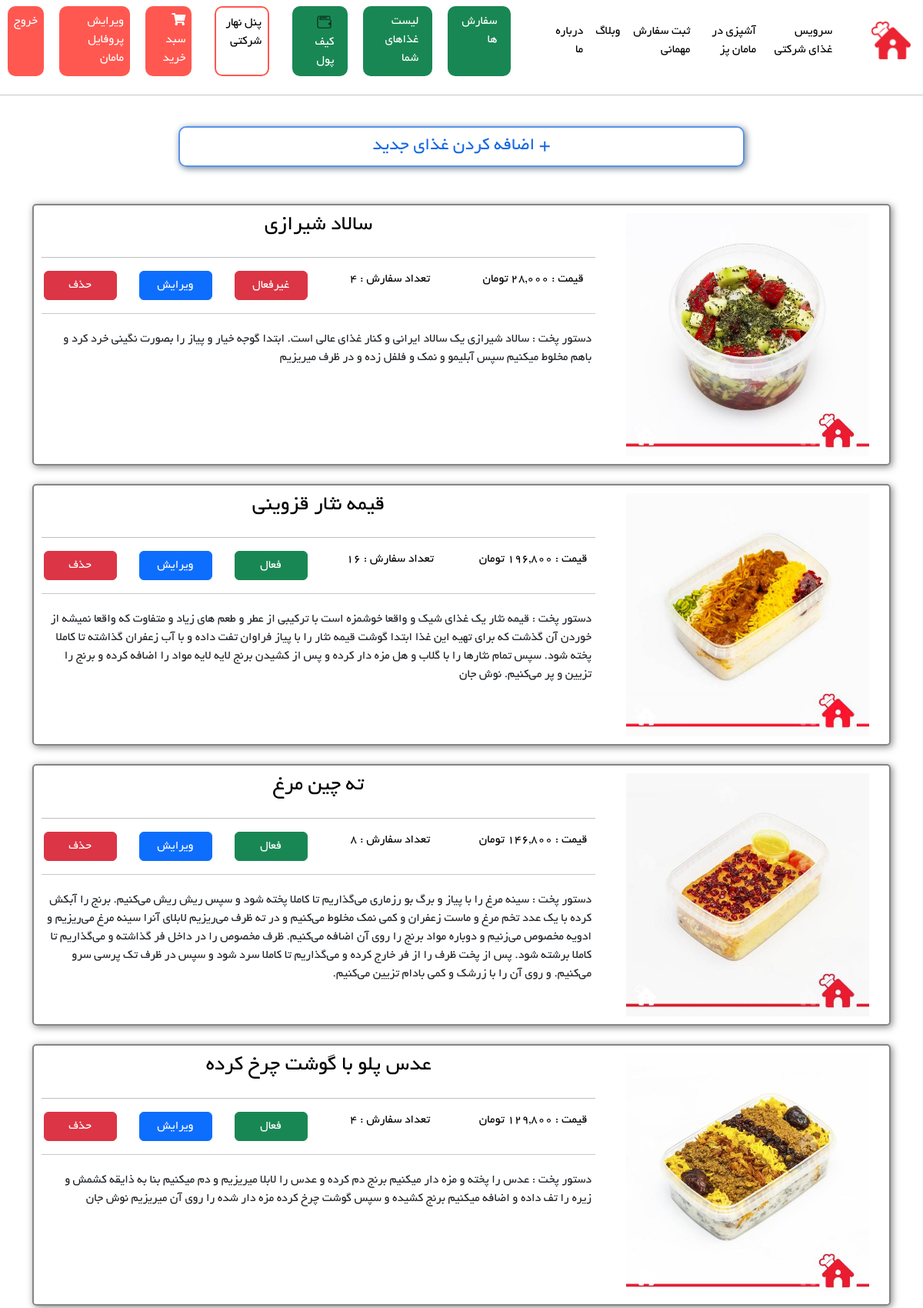
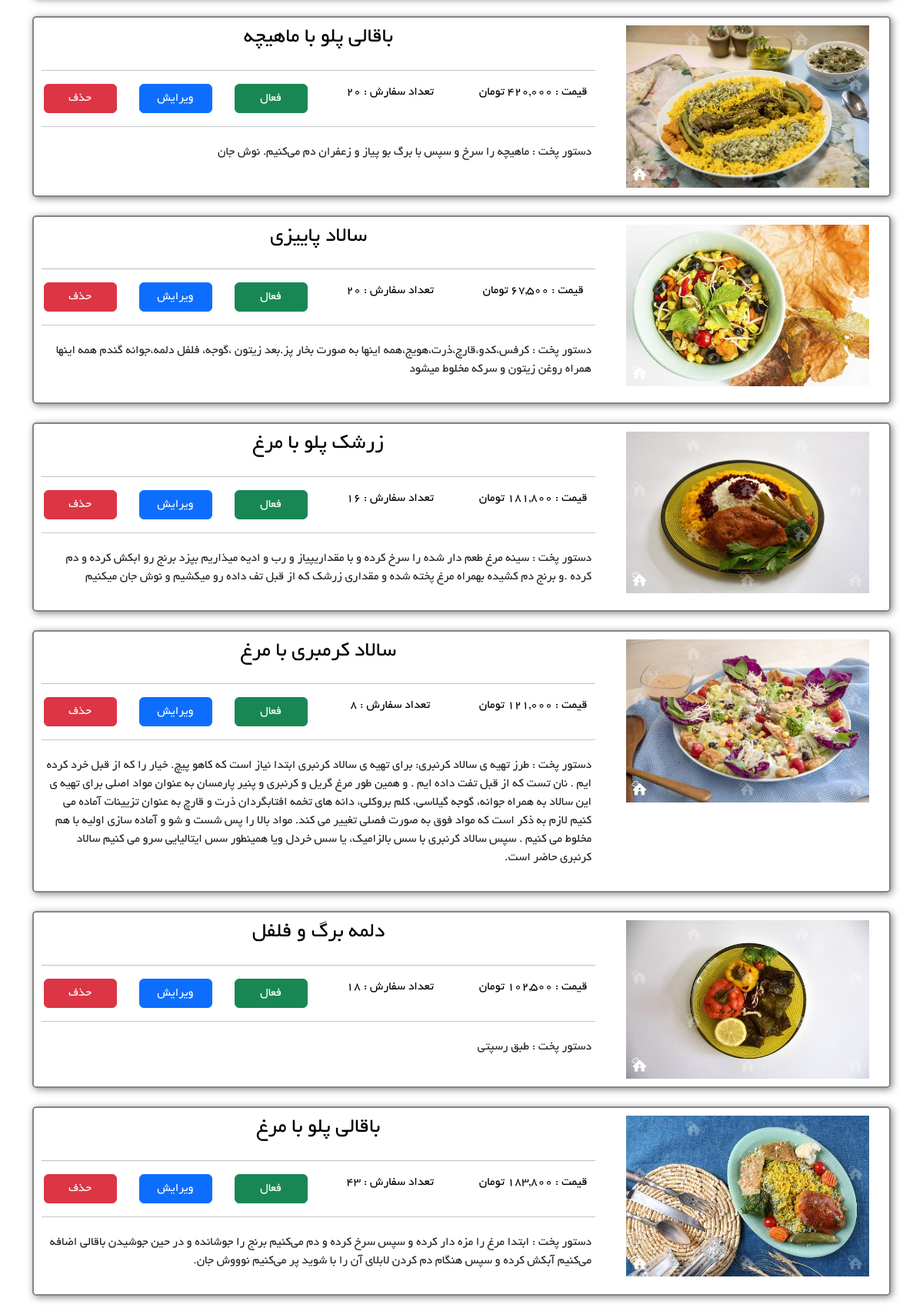
The page /foods/PerMomFoodsList (signed in, upper part) on the database its author committed (2 pictures, top to bottom).
### Food/models.py (models this page shows, shortened)
class FoodsModel(models.Model):
    mom = models.ForeignKey(MomsModel, on_delete=models.CASCADE)
    food_name = models.CharField(max_length=100)
    food_price = models.IntegerField()
    food_recipe = models.CharField(max_length=500)
    food_order = models.IntegerField(editable=False, default=0)
    food_photo = models.ImageField(upload_to='foods_picture')
    is_active = models.BooleanField(default=True)
    class Meta:
        db_table = 'Foods'
        verbose_name = 'Food'
        verbose_name_plural = 'Foods'

### Food/views.py (the view)
# urls.py: path('PerMomFoodsList', views.PerMomFoodsList, name='PerMomFoodsList'),
def PerMomFoodsList(request):
    foodsList: FoodsModel = FoodsModel.objects.filter(mom__user_id=request.user.id).order_by('-id')
    context = {
        "foodsList": foodsList,
    }
    return render(request, 'Food/PerMomFoodsList.html', context)

### Food/templates/Food/PerMomFoodsList.html
{% extends 'base/layout.html' %}
{% load static %}
{% load humanize %}
{% block HeaderLinks %}
    <link rel="stylesheet" href="{% static 'css/Moms/PerMomFoodsList-style.css' %}">
{% endblock %}
{% block main %}
    <div class="row text-center">
        <div class="col-2"></div>
        <div class="col-8">
            <a href="{% url 'addFood' %}">
                <div id="addNewFood">
                    <h4>+ اضافه کردن غذای جدید</h4>
                </div>
            </a>
        </div>
        <div class="col-2"></div>
    </div>
    <br/>
    <br/>
    {% for food in foodsList %}
        <div class="row">
            <div class="col-md-12">
                <a class="food-box-link" href="">
                    <div class="food-box">
                        <div class="row text-center">
                            <div class="col-md-4">
                                <img class="food-img" src="{{ food.food_photo.url }}"/>
                            </div>
                            <div class="col-md-8">
                                <div class="row">
                                    <div class="col-md-12">
                                        <h3>{{ food.food_name }}</h3>
                                    </div>
                                </div>
                                <hr/>
                                <div class="row d-flex align-items-center">
                                    <div class="col-md-3">
                                        <p>قیمت : {{ food.food_price|intcomma }} تومان</p>
                                    </div>
                                    <div class="col-md-3">
                                        <p>تعداد سفارش : {{ food.food_order }}</p>
                                    </div>
                                    <div class="col-md-2">
                                        {% if food.is_active %}
                                            <a class="btn btn-success">فعال</a>
                                        {% else %}
                                            <a class="btn btn-danger">غیرفعال</a>
                                        {% endif %}
                                    </div>
                                    <div class="col-md-2">
                                        <a href="{% url 'UpdateFood' food_id=food.id %}" class="btn btn-primary">ویرایش</a>
                                    </div>
                                    <div class="col-md-2">
                                        <a href="{% url 'RemoveFood' food_id=food.id %}" class="btn btn-danger">حذف</a>
                                    </div>
                                </div>
                                <hr>
                                <div class="row" style="height: 50%">
                                    <div class="col-md-12">
                                        <div class="food-recipe">
                                            <p> دستور پخت : {{ food.food_recipe }}</p>
                                        </div>
                                    </div>
                                </div>
                            </div>
                        </div>
                    </div>
                </a>
            </div>
        </div>
        <br/>
    {% endfor %}
{% endblock %}

### static/css/base/layout-style.css (style rules this page uses)
body { font-family: 'Yekan'; direction: rtl; }
body { direction: rtl; }
a { text-decoration: none; color: black; }
body { margin-bottom: 100px; }

### static/css/Moms/PerMomFoodsList-style.css (style rules this page uses)
#addNewFood { border: 2px solid rgba(12, 99, 228, 0.69); border-radius: 10px; box-shadow: 2px 2px 10px slategray; color: rgba(12, 99, 228, 0.96); }
#addNewFood h4 { margin: 0; padding: 10px; }
.food-box { border: 2px solid rgba(128, 128, 128, 0.96); border-radius: 5px; padding: 10px ; box-shadow: 2px 2px 10px rgba(70, 70, 70, 0.65); }
.food-box-link { display: contents; }
.food-img { width: 85%; }
.food-recipe { padding: 5px; }
.food-recipe p { text-align: right; width: 100%; }
.btn { width: 95px; }

### rows shown on the page
FoodsModel: food_photo (picture), food_name "سالاد شیرازی", food_price "28,000", food_order "4", is_active "غیرفعال", food_recipe "سالاد شیرازی یک سالاد ایرانی و کنار غذای عالی است. ابتدا گوجه خیار و پیاز را بصورت نگینی خرد کرد و باهم مخلوط میکنیم سپس آبلیمو و نمک و فلفل زده و در ظرف میریزیم"
FoodsModel: food_photo (picture), food_name "قیمه نثار قزوینی", food_price "196,800", food_order "16", is_active "فعال", food_recipe "قیمه نثار یک غذای شیک و واقعا خوشمزه است با ترکیبی از عطر و طعم های زیاد و متفاوت که واقعا نمیشه از خوردن آن گذشت که برای تهیه این غذا ابتدا گوشت قیمه نثار را با پیاز فراوان تفت داده و با آب زعفران گذاشته تا کاملا پخته شود. سپس تمام نثارها را با گلاب و هل مزه دار کرده و پس از کشیدن برنج لایه لایه مواد را اضافه کرده و برنج را تزیین و پر می‌کنیم. نوش جان"
FoodsModel: food_photo (picture), food_name "ته چین مرغ", food_price "146,800", food_order "8", is_active "فعال", food_recipe "سینه مرغ را با پیاز و برگ بو رزماری می‌گذاریم تا کاملا پخته شود و سپس ریش ریش می‌کنیم. برنج را آبکش کرده با یک عدد تخم مرغ و ماست زعفران و کمی نمک مخلوط می‌کنیم و در ته ظرف می‌ریزیم لابلای آنرا سینه مرغ می‌ریزیم و ادویه مخصوص می‌زنیم و دوباره مواد برنج را روی آن اضافه می‌کنیم. ظرف مخصوص را در داخل فر گذاشته و می‌گذاریم تا کاملا برشته شود. پس از پخت ظرف را از فر خارج کرده و می‌گذاریم تا کاملا سرد شود و سپس در ظرف تک پرسی سرو می‌کنیم. و روی آن را با زرشک و کمی بادام تزیین می‌کنیم."
FoodsModel: food_photo (picture), food_name "عدس پلو با گوشت چرخ کرده", food_price "129,800", food_order "4", is_active "فعال", food_recipe "عدس را پخته و مزه دار میکنیم برنج دم‌ کرده و عدس را لابلا میریزیم و دم میکنیم بنا به ذایقه کشمش و زیره را تف داده و اضافه میکنیم برنج کشیده و سپس گوشت چرخ کرده مزه دار شده را روی آن میریزیم نوش جان"
FoodsModel: food_photo (picture), food_name "باقالی پلو با ماهیچه", food_price "420,000", food_order "20", is_active "فعال", food_recipe "ماهیچه را سرخ و سپس با برگ بو پیاز و زعفران دم می‌کنیم. نوش جان"
FoodsModel: food_photo (picture), food_name "سالاد پاییزی", food_price "67,500", food_order "20", is_active "فعال", food_recipe "کرفس،کدو،قارچ،ذرت،هویج،همه اینها به صورت بخار پز.بعد زیتون ،گوجه، فلفل دلمه،جوانه گندم همه اینها همراه روغن زیتون و سرکه مخلوط میشود"
FoodsModel: food_photo (picture), food_name "زرشک پلو با مرغ", food_price "181,800", food_order "16", is_active "فعال", food_recipe "سینه مرغ طعم دار شده را سرخ کرده و با مقداریپیاز و رب و ادیه میذاریم بپزد برنج رو ابکش کرده و دم کرده .و برنج دم کشیده بهمراه مرغ پخته شده و مقداری زرشک که از قبل تف داده رو میکشیم و نوش جان میکنیم"
FoodsModel: food_photo (picture), food_name "سالاد کرمبری با مرغ", food_price "121,000", food_order "8", is_active "فعال", food_recipe "طرز تهیه ی سالاد کرنبری: برای تهیه ی سالاد کرنبری ابتدا نیاز است که کاهو پیچ. خیار را که از قبل خرد کرده ایم . نان تست که از قبل تفت داده ایم . و همین طور مرغ گریل و کرنبری و پنیر پارمسان به عنوان مواد اصلی برای تهیه ی این سالاد به همراه جوانه، گوجه گیلاسی، کلم بروکلی، دانه های تخمه افتابگردان ذرت و قارچ به عنوان تزیینات آماده می کنیم لازم به ذکر است که مواد فوق به صورت فصلی تغییر می کند. مواد بالا را پس شست و شو و آماده سازی اولیه با هم مخلوط می کنیم . سپس سالاد کرنبری با سس بالزامیک، یا سس خردل ویا همینطور سس ایتالیایی سرو می کنیم سالاد کرنبری حاضر است."
FoodsModel: food_photo (picture), food_name "دلمه برگ و فلفل", food_price "102,500", food_order "18", is_active "فعال", food_recipe "طبق رسپتی"
FoodsModel: food_photo (picture), food_name "باقالی پلو با مرغ", food_price "183,800", food_order "43", is_active "فعال", food_recipe "ابتدا مرغ را مزه دار کرده و سپس سرخ کرده و دم می‌کنیم برنج را جوشانده و در حین جوشیدن باقالی اضافه می‌کنیم آبکش کرده و سپس هنگام دم کردن لابلای آن‌ را با شوید پر می‌کنیم نوووش جان."
